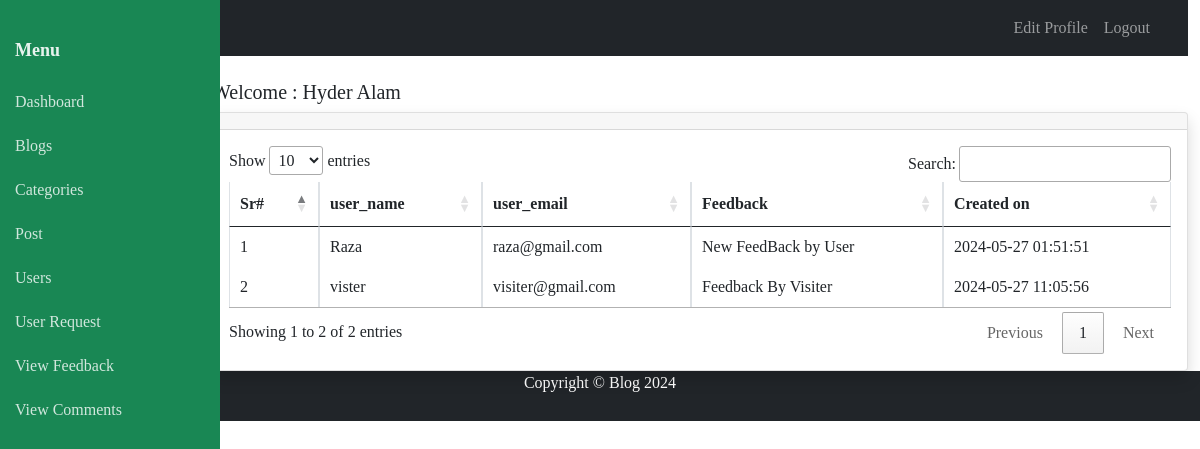
/admin/feedback.php (signed in), run on the app's committed database.
### tables this page shows
CREATE TABLE `user_feedback` (
  `feedback_id` int(11) NOT NULL AUTO_INCREMENT,
  `user_id` int(11) DEFAULT NULL,
  `user_name` varchar(100) DEFAULT NULL,
  `user_email` varchar(100) DEFAULT NULL,
  `feedback` text DEFAULT NULL,
  `created_at` timestamp NOT NULL DEFAULT current_timestamp(),
  PRIMARY KEY (`feedback_id`),
  KEY `user_id` (`user_id`),
  CONSTRAINT `user_feedback_ibfk_1` FOREIGN KEY (`user_id`) REFERENCES `user` (`user_id`) ON DELETE CASCADE ON UPDATE CASCADE
);

### require/functions.php (called while the page is built, shortened)
<?php
$localhost ="localhost";
$username  ="root";
$password  ="";
$database  ="21442_hyder_alam";
$connection=mysqli_connect($localhost,$username,$password,$database);
	function excecute_query($query){
		global $connection;
		$sql=$query;
		$result=mysqli_query($connection,$sql) or die("<p style='color: red;'><b>Error Message: </b>".mysqli_connect_error()."</p>");
		return $result;
	}
?>

### admin/feedback.php (the view, shortened to what this page needs)
<?php include("require/header_sidebar.php");
require('../require/functions.php');
?>
<link rel="stylesheet" href="https://cdn.datatables.net/1.11.5/css/jquery.dataTables.css">
<div class="col-lg-10" onload="show_comment()" id="show_comment" >
            <h5 class="text-gray-800">Welcome : <?php echo $_SESSION['user']['first_name']." ".$_SESSION['user']['last_name'] ; ?> </h5>
            <div class="card shadow" >
             <div class="card-header d-flex justify-content-between">
                </div>
                <div class="card-body">
                    <div class="table-responsive">
                        <table class="table table-bordered " id="table_id" width="100%" cellspacing="0">
                            <thead>
                            <tr>
                                <th>Sr# </th>
                                <th>user_name</th>
                                <th>user_email</th>
                                <th>Feedback</th>
                                <th>Created on</th>
                            </tr>
                            </thead>
                            <tbody>
                                    <?php $query="SELECT * FROM user_feedback ";
                                    $result=excecute_query($query);
                                    if ($result->num_rows > 0) {
                                        $counter=1;
                                        while ($rows=mysqli_fetch_assoc($result)) {
                                    ?>
                                <tr>
                                <td><?= $counter++ ?></td>
                                <td><?=$rows['user_name'] ?></td>
                                <td><?= $rows['user_email'] ?></td>
                                <td><?= $rows['feedback']?></td>
                                <td><?= $rows['created_at'] ?></td>
                                </tr>
                                <?php }} ?>
                            </tbody>
                        </table>
                    </div>
                </div>
            </div>
        </div>
<?php include("require/footer.php")?>

### admin/require/header_sidebar.php (style rules this page uses)
body { font-family: 'PT Serif', serif; }

### data on the page
user_feedback: user_name "Raza", user_email "raza@gmail.com", feedback "New FeedBack by User", created_at "2024-05-27 01:51:51"
user_feedback: user_name "vister", user_email "visiter@gmail.com", feedback "Feedback By Visiter", created_at "2024-05-27 11:05:56"

### other printed values
$_SESSION['user']['first_name'] "Hyder"
$_SESSION['user']['last_name'] "Alam"
